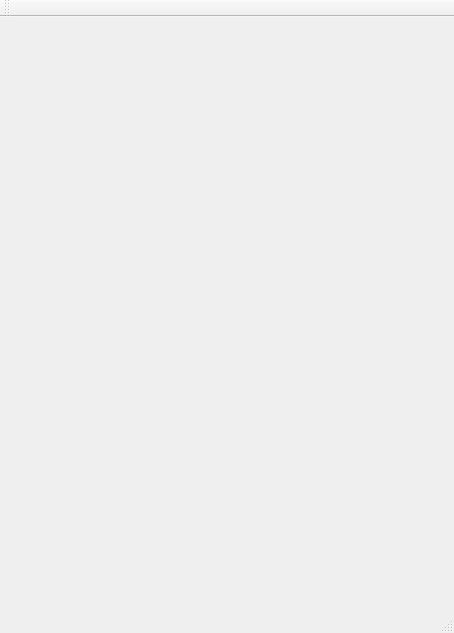
<?xml version="1.0" encoding="UTF-8"?>
<ui version="4.0">
 <class>MainWindow</class>
 <widget class="QMainWindow" name="MainWindow">
  <property name="geometry">
   <rect>
    <x>0</x>
    <y>0</y>
    <width>454</width>
    <height>633</height>
   </rect>
  </property>
  <property name="windowTitle">
   <string>MainWindow</string>
  </property>
  <widget class="QWidget" name="centralWidget">
   <layout class="QVBoxLayout" name="verticalLayout"/>
  </widget>
  <widget class="QMenuBar" name="menuBar">
   <property name="geometry">
    <rect>
     <x>0</x>
     <y>0</y>
     <width>454</width>
     <height>29</height>
    </rect>
   </property>
  </widget>
  <widget class="QToolBar" name="mainToolBar">
   <attribute name="toolBarArea">
    <enum>TopToolBarArea</enum>
   </attribute>
   <attribute name="toolBarBreak">
    <bool>false</bool>
   </attribute>
  </widget>
  <widget class="QStatusBar" name="statusBar"/>
 </widget>
 <layoutdefault spacing="6" margin="11"/>
 <resources/>
 <connections/>
</ui>
